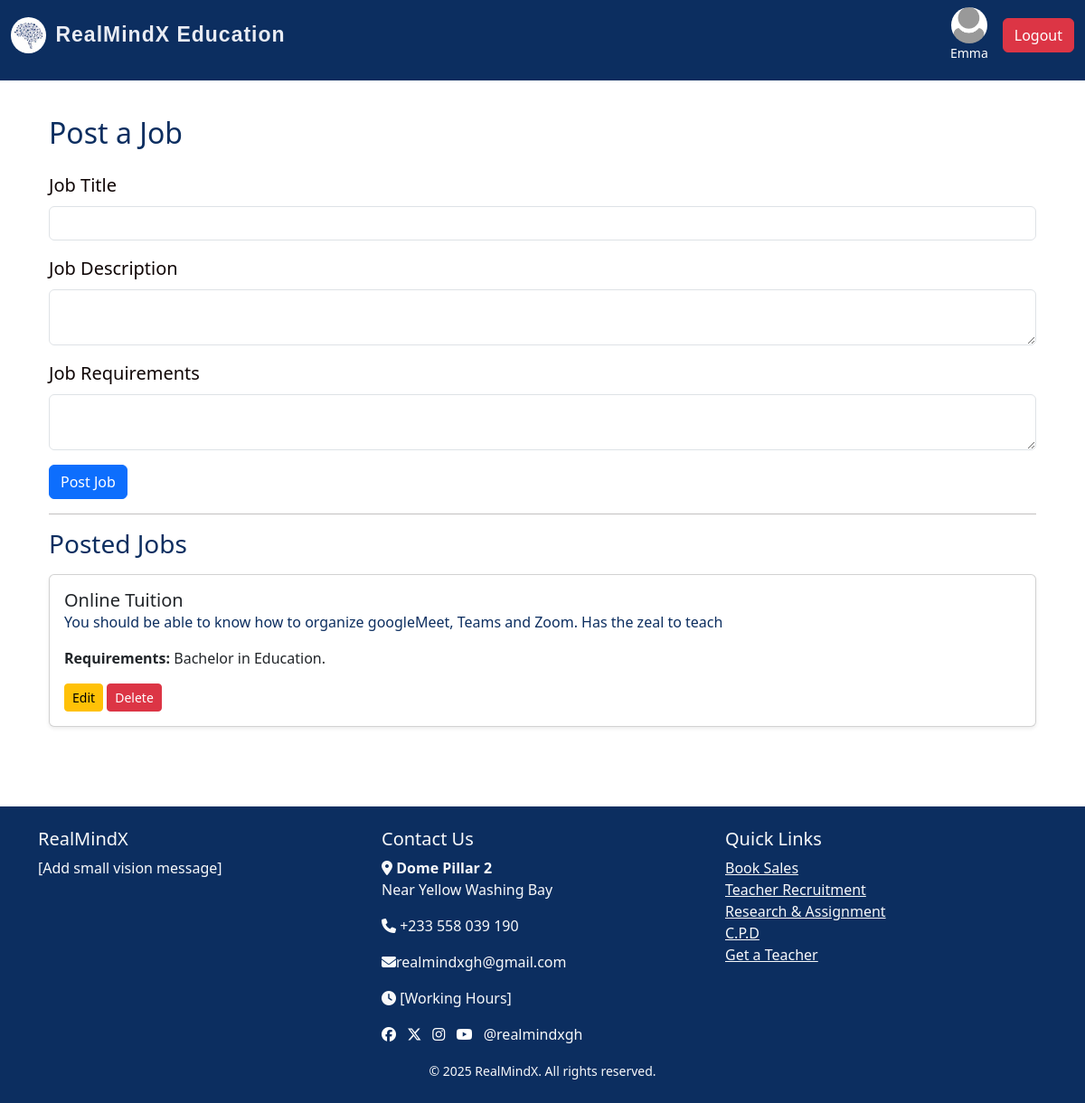
The app's page /admin/post-job (signed in) with its own data.
### models.py (models this page shows, shortened)
class Admin(UserMixin, db.Model):
    id = db.Column(db.Integer, primary_key=True)
    username = db.Column(db.String(150), unique=True, nullable=False)
    email = db.Column(db.String(150), unique=True, nullable=False)
    password = db.Column(db.String(150), nullable=False)
    profile_pic = db.Column(db.String(200), nullable=True)
    job_posts = db.relationship('JobPost', backref='admin', lazy=True)
    news_posts = db.relationship('News', backref='admin', lazy=True)

class JobPost(db.Model):
    id = db.Column(db.Integer, primary_key=True)
    title = db.Column(db.String(150), nullable=False)
    description = db.Column(db.Text, nullable=False)
    job_type = db.Column(db.String(50))
    requirements = db.Column(db.Text, nullable=False)
    date_posted = db.Column(db.DateTime, default=datetime.utcnow)
    admin_id = db.Column(db.Integer, db.ForeignKey('admin.id'), nullable=False)
    applications = db.relationship('Application', backref='job', cascade='all, delete-orphan', lazy=True)

### routes.py (the view, shortened to what this page needs)
@app.route('/admin/post-job', methods=['GET', 'POST'])
@login_required
def post_job():
    if not isinstance(current_user, Admin):
        return redirect(url_for('users_dashboard'))
    form = JobPostForm()
    page = request.args.get('page', 1, type=int)
    per_page = 5
    jobs_paginated = JobPost.query.order_by(JobPost.id.desc()).paginate(page=page, per_page=per_page)
    return render_template(
        'post_job.html',
        form=form,
        jobs=jobs_paginated.items,
        total_pages=jobs_paginated.pages,
        current_page=page
    )

### forms.py
class JobPostForm(FlaskForm):
    title = StringField('Job Title', validators=[DataRequired(), Length(min=5, max=100)])
    description = TextAreaField('Job Description', validators=[DataRequired()])
    requirements = TextAreaField('Job Requirements', validators=[DataRequired()])
    submit = SubmitField('Post Job')

### routes.py (called while the page is built)
@login_manager.user_loader
def load_user(user_id):
    try:
        user_type, id = user_id.split(":")
        if user_type == "user":
            return User.query.get(int(id))
        elif user_type == "admin":
            return Admin.query.get(int(id))
    except ValueError:
        return None

### templates/post_job.html (shortened to what this page needs)
{% extends "index.html" %}
{% block content %}
<div class="container py-4">
    <h2 class="mb-4">Post a Job</h2>
    <form method="POST">
        <div class="mb-3">
            {{ form.title.label(class="form-label") }}
            {{ form.title(class="form-control") }}
        </div>
        <div class="mb-3">
            {{ form.description.label(class="form-label") }}
            {{ form.description(class="form-control") }}
        </div>
        <div class="mb-3">
            {{ form.requirements.label(class="form-label") }}
            {{ form.requirements(class="form-control") }}
        </div>
        <button type="submit" class="btn btn-primary">Post Job</button>
    </form>
    <hr>
    <h3 class="mb-3">Posted Jobs</h3>
    {% for job in jobs %}
    <div class="card mb-3 shadow-sm">
        <div class="card-body">
            <h5 class="card-title">{{ job.title }}</h5>
            <p class="card-text">{{ job.description }}</p>
            <p><strong>Requirements:</strong> {{ job.requirements }}</p>
             <div class="mt-3">
                <a href="{{ url_for('edit_job', job_id=job.id) }}" class="btn btn-sm btn-warning">Edit</a>
                <button type="button" class="btn btn-sm btn-danger" data-bs-toggle="modal" data-bs-target="#deleteModal{{ job.id }}">
                    Delete
                </button>
            </div>
        </div>
    </div>
    {% else %}
    <div class="alert alert-info">No jobs posted yet.</div>
    {% endfor %}
</div>
{% endblock %}

### templates/index.html (shortened to what this page needs)
<!DOCTYPE html>
<html lang="en">
<head>
  <link rel="stylesheet" href="https://cdn.jsdelivr.net/npm/bootstrap@5.3.3/dist/css/bootstrap.min.css">
  <link rel="stylesheet" href="https://cdnjs.cloudflare.com/ajax/libs/font-awesome/6.6.0/css/all.min.css">
  <link rel="stylesheet" href="{{ url_for('static', filename='main.css') }}">
</head>
<body>
<nav class="navbar navbar-expand-lg navbar-dark bg-steel fixed-top">
  <div class="container-fluid">
    <a class="navbar-brand d-flex align-items-center" href="{{ url_for('home') }}">
      <img src="{{ url_for('static', filename='images/brain.jpg') }}" alt="Logo" style="height: 40px; border-radius: 50%; margin-right: 10px;">
      RealMindX Education
    </a>
    <div class="collapse navbar-collapse justify-content-end" id="navbarNav">
      <ul class="navbar-nav">
        {% if current_user.is_authenticated %}
        <li class="nav-item d-flex align-items-center ms-2">
          <div class="d-flex flex-column align-items-center text-white me-3">
            {% if current_user.profile_pic %}
              <img src="{{ url_for('static', filename='uploads/' ~ current_user.profile_pic) }}"
                  alt="Profile"
                  style="width: 40px; height: 40px; border-radius: 50%; object-fit: cover;">
            {% else %}
              <img src="{{ url_for('static', filename='images/default-profile.webp') }}"
                  alt="Default Profile"
                  style="width: 40px; height: 40px; border-radius: 50%; object-fit: cover;">
            {% endif %}
            <small>{{ current_user.username }}</small>
          </div>
          <a class="btn btn-danger" href="{{ url_for('logout') }}">Logout</a>
        </li>
        {% endif %}
      </ul>
    </div>
  </div>
</nav>
  <main class="container mt-5 pt-4">
    {% block content %}{% endblock %}
  </main>
  {% include 'footer.html' %}
</body>
</html>

### static/main.css (style rules this page uses)
html,body { position: relative; color: #0f0505; display: flex; flex-direction: column; margin: 0; margin-top: 1.0rem; }
.container { flex: 1; }
.navbar { margin-bottom: 0; padding-bottom: 20px; }
.navbar-brand { text-decoration: none; font-family: "Poppins", sans-serif; font-size: 23px; font-weight: bold; color:rgb(233, 236, 243); letter-spacing: 1px; }
.bg-steel { background-color: #0C2E60; }
.navbar-nav a { font-size: 16px; font-weight: 400; display: flex; align-items: center; gap: 5px; color: #ffffff; }
.card { flex: 1; display: flex; flex-direction: column; }
h1, h2, h3, h4 { color: #0C2E60; }
.card-title { margin-bottom: 0; }
.card-text { color:#0C2E60; }
label, button { font-size: 20px; }

### records on screen
Admin: username "Emma"
JobPost: title "Online Tuition", description "You should be able to know how to organize googleMeet, Teams and Zoom. Has the zeal to teach", requirements "Bachelor in Education."
